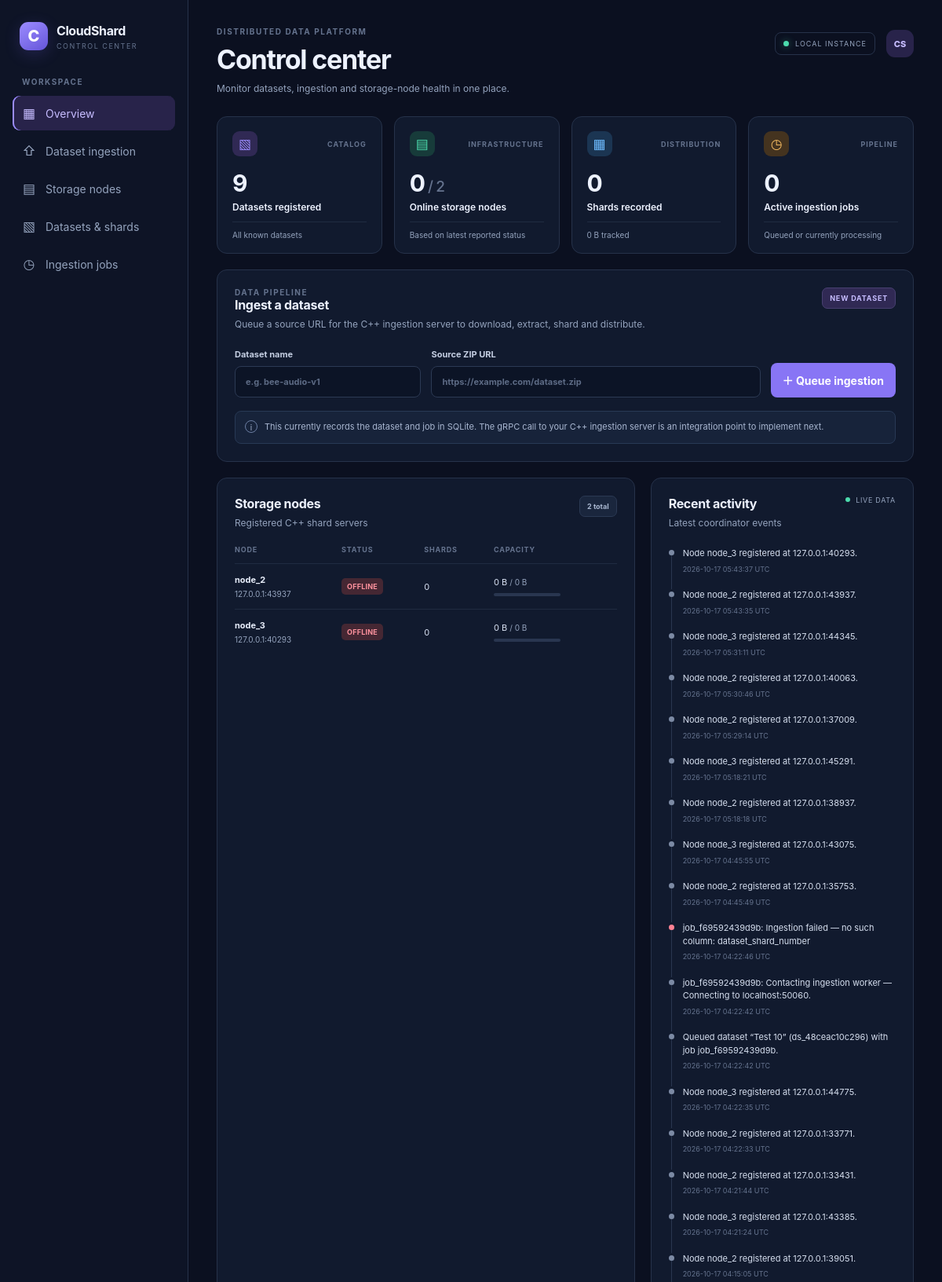
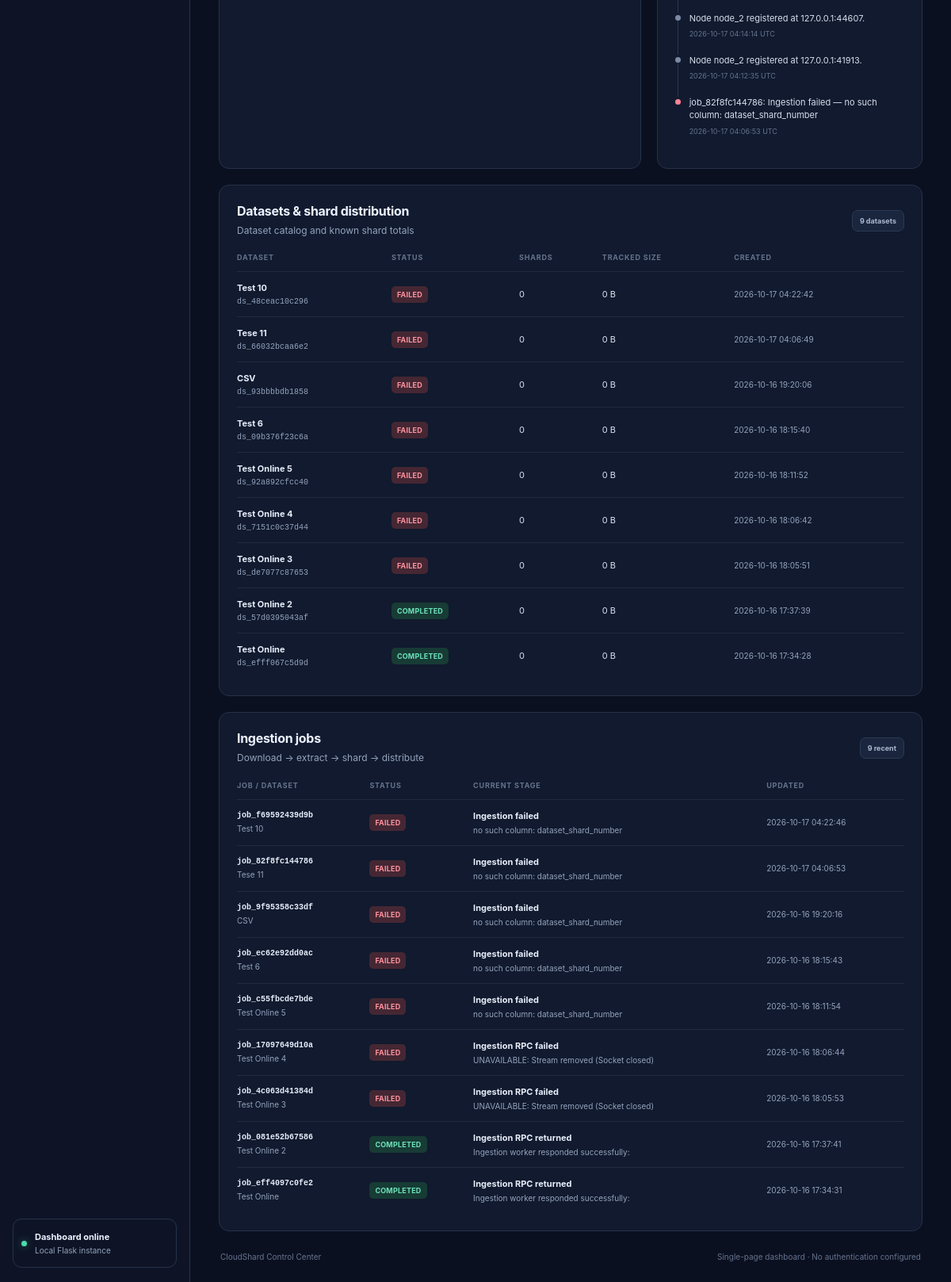
The page / on the database its author committed (2 pictures, top to bottom).
### tables this page shows
CREATE TABLE nodes (
                node_id TEXT PRIMARY KEY,
                endpoint TEXT NOT NULL,
                status TEXT NOT NULL DEFAULT 'UNKNOWN',
                used_bytes INTEGER NOT NULL DEFAULT 0,
                total_bytes INTEGER NOT NULL DEFAULT 0,
                last_heartbeat TEXT
            );

CREATE TABLE activity (
                id INTEGER PRIMARY KEY AUTOINCREMENT,
                level TEXT NOT NULL DEFAULT 'info',
                message TEXT NOT NULL,
                created_at TEXT NOT NULL
            );

CREATE TABLE datasets (
                dataset_id TEXT PRIMARY KEY,
                name TEXT NOT NULL,
                source_url TEXT NOT NULL,
                status TEXT NOT NULL DEFAULT 'QUEUED',
                created_at TEXT NOT NULL
            );

CREATE TABLE jobs (
                job_id TEXT PRIMARY KEY,
                dataset_id TEXT NOT NULL,
                status TEXT NOT NULL DEFAULT 'QUEUED',
                stage TEXT NOT NULL DEFAULT 'Waiting for ingestion worker',
                message TEXT NOT NULL DEFAULT '',
                created_at TEXT NOT NULL,
                updated_at TEXT NOT NULL,
                FOREIGN KEY(dataset_id) REFERENCES datasets(dataset_id)
            );

### src/python/app.py (the view, shortened to what this page needs)
@app.route("/", methods=["GET", "POST"])
def dashboard():
    data = dashboard_data()
    return render_template(
        "index.html",
        stats=data["stats"],
        datasets=data["datasets"],
        nodes=data["nodes"],
        jobs=data["jobs"],
        activity=data["activity"],
        online_nodes=get_online_nodes(),
    )

### src/python/app.py (called while the page is built)
def utc_now() -> str:
    return datetime.now(timezone.utc).isoformat(timespec="seconds")

def connect_db() -> sqlite3.Connection:
    connection = sqlite3.connect(DB_PATH, timeout=10)
    connection.row_factory = sqlite3.Row
    connection.execute("PRAGMA foreign_keys = ON")
    connection.execute("PRAGMA busy_timeout = 10000")
    return connection

def bytes_label(value: int | None) -> str:
    value = int(value or 0)
    units = ("B", "KB", "MB", "GB", "TB")
    size = float(value)
    for unit in units:
        if size < 1024 or unit == units[-1]:
            return f"{size:.1f} {unit}" if unit != "B" else f"{int(size)} B"
        size /= 1024
    return f"{size:.1f} TB"

def get_online_nodes():
    with connect_db() as db:
        rows = db.execute("SELECT node_id, endpoint, last_heartbeat FROM nodes").fetchall()
    now = datetime.now(timezone.utc)
    online = []
    for row in rows:
        fresh = False
        if row["last_heartbeat"]:
            try:
                last = datetime.fromisoformat(row["last_heartbeat"])
                if last.tzinfo is None:
                    last = last.replace(tzinfo=timezone.utc)
                fresh = (now - last).total_seconds() <= HEARTBEAT_TIMEOUT_SECONDS
            except ValueError:
                pass
        if fresh:
            online.append({"node_id": row["node_id"], "endpoint": row["endpoint"]})
    return online

### src/python/templates/index.html (shortened to what this page needs)
<!doctype html>
<html lang="en">
<head>
  <link rel="stylesheet" href="{{ url_for('static', filename='style.css') }}">
</head>
<body>
  <div class="app-shell">
    <aside class="sidebar">
      <a class="brand" href="{{ url_for('dashboard') }}">
        <span class="brand-mark">C</span>
        <span><strong>CloudShard</strong><small>CONTROL CENTER</small></span>
      </a>
      <div class="nav-label">WORKSPACE</div>
      <a class="nav-item active" href="#overview"><span>▦</span> Overview</a>
      <a class="nav-item" href="#ingestion"><span>⇧</span> Dataset ingestion</a>
      <a class="nav-item" href="#nodes"><span>▤</span> Storage nodes</a>
      <a class="nav-item" href="#datasets"><span>▧</span> Datasets & shards</a>
      <a class="nav-item" href="#jobs"><span>◷</span> Ingestion jobs</a>
      <div class="sidebar-bottom">
        <div class="connection-dot"></div>
        <div><strong>Dashboard online</strong><small>Local Flask instance</small></div>
      </div>
    </aside>
    <main class="main-content">
      <header class="topbar">
        <div>
          <div class="eyebrow">DISTRIBUTED DATA PLATFORM</div>
          <h1>Control center</h1>
          <p class="subtitle">Monitor datasets, ingestion and storage-node health in one place.</p>
        </div>
        <div class="topbar-right">
          <span class="environment"><span class="green-dot"></span> LOCAL INSTANCE</span>
          <div class="avatar">CS</div>
        </div>
      </header>
      <section id="overview" class="stats-grid">
        <article class="stat-card">
          <div class="stat-top"><span class="stat-icon violet">▧</span><span class="stat-caption">CATALOG</span></div>
          <div class="stat-value">{{ stats.datasets }}</div>
          <div class="stat-label">Datasets registered</div>
          <div class="stat-foot">All known datasets</div>
        </article>
        <article class="stat-card">
          <div class="stat-top"><span class="stat-icon green">▤</span><span class="stat-caption">INFRASTRUCTURE</span></div>
          <div class="stat-value">{{ stats.online_nodes }}<span class="stat-muted"> / {{ stats.nodes }}</span></div>
          <div class="stat-label">Online storage nodes</div>
          <div class="stat-foot">Based on latest reported status</div>
        </article>
        <article class="stat-card">
          <div class="stat-top"><span class="stat-icon blue">▦</span><span class="stat-caption">DISTRIBUTION</span></div>
          <div class="stat-value">{{ stats.shards }}</div>
          <div class="stat-label">Shards recorded</div>
          <div class="stat-foot">{{ stats.stored_bytes|bytes_label }} tracked</div>
        </article>
        <article class="stat-card">
          <div class="stat-top"><span class="stat-icon amber">◷</span><span class="stat-caption">PIPELINE</span></div>
          <div class="stat-value">{{ stats.active_jobs }}</div>
          <div class="stat-label">Active ingestion jobs</div>
          <div class="stat-foot">Queued or currently processing</div>
        </article>
      </section>
      <section id="ingestion" class="panel ingestion-panel">
        <div class="panel-heading">
          <div>
            <div class="eyebrow">DATA PIPELINE</div>
            <h2>Ingest a dataset</h2>
            <p>Queue a source URL for the C++ ingestion server to download, extract, shard and distribute.</p>
          </div>
          <span class="pill pill-violet">NEW DATASET</span>
        </div>
        <form method="post" class="ingestion-form">
          <label>
            Dataset name
            <input type="text" name="dataset_name" placeholder="e.g. bee-audio-v1" maxlength="120" required>
          </label>
          <label class="url-field">
            Source ZIP URL
            <input type="url" name="source_url" placeholder="https://example.com/dataset.zip" required>
          </label>
          <button type="submit" class="primary-button">＋ Queue ingestion</button>
        </form>
        <div class="pipeline-hint"><span class="hint-icon">i</span><span>This currently records the dataset and job in SQLite. The gRPC call to your C++ ingestion server is an integration point to implement next.</span></div>
      </section>
      <div class="content-grid">
        <section id="nodes" class="panel">
          <div class="section-heading">
            <div><h2>Storage nodes</h2><p>Registered C++ shard servers</p></div>
            <span class="count-badge">{{ stats.nodes }} total</span>
          </div>
          {% if nodes %}
            <div class="table-wrap">
              <table>
                <thead><tr><th>NODE</th><th>STATUS</th><th>SHARDS</th><th>CAPACITY</th></tr></thead>
                <tbody>
                  {% for node in nodes %}
                  <tr>
                    <td><div class="primary-cell">{{ node.node_id }}</div><div class="secondary-cell">{{ node.endpoint }}</div></td>
                    <td><span class="status status-{{ node.status|lower }}">{{ node.status }}</span></td>
                    <td>{{ node.shard_count }}</td>
                    <td><div>{{ node.used_bytes|bytes_label }} <span class="table-muted">/ {{ node.total_bytes|bytes_label }}</span></div>
                      <div class="capacity-track"><span style="width: {{ (100 * node.used_bytes / node.total_bytes if node.total_bytes else 0)|round|int }}%"></span></div>
                    </td>
                  </tr>
                  {% endfor %}
                </tbody>
              </table>
            </div>
          {% else %}
            <div class="empty-state">
              <div class="empty-icon">▤</div>
              <strong>No storage nodes registered</strong>
              <p>Nodes will appear here after your C++ servers register with the coordinator.</p>
            </div>
          {% endif %}
        </section>
        <section class="panel activity-panel">
          <div class="section-heading"><div><h2>Recent activity</h2><p>Latest coordinator events</p></div><span class="live-indicator"><span></span> LIVE DATA</span></div>
          {% if activity %}
            <div class="activity-list">
              {% for item in activity %}
              <div class="activity-item">
                <span class="activity-marker {{ item.level }}"></span>
                <div class="activity-body"><div>{{ item.message }}</div><small>{{ item.created_at|replace('T', ' ')|replace('+00:00', ' UTC') }}</small></div>
              </div>
              {% endfor %}
            </div>
          {% else %}
            <div class="empty-state compact">
              <div class="empty-icon">◷</div><strong>No activity yet</strong>
              <p>Events will show up as datasets and nodes are added.</p>
            </div>
          {% endif %}
        </section>
      </div>
      <section id="datasets" class="panel data-panel">
        <div class="section-heading">
          <div><h2>Datasets & shard distribution</h2><p>Dataset catalog and known shard totals</p></div>
          <span class="count-badge">{{ stats.datasets }} datasets</span>
        </div>
        {% if datasets %}
        <div class="table-wrap">
          <table>
            <thead><tr><th>DATASET</th><th>STATUS</th><th>SHARDS</th><th>TRACKED SIZE</th><th>CREATED</th></tr></thead>
            <tbody>
              {% for dataset in datasets %}
              <tr>
                <td><div class="primary-cell">{{ dataset.name }}</div><div class="secondary-cell mono">{{ dataset.dataset_id }}</div></td>
                <td><span class="status status-{{ dataset.status|lower }}">{{ dataset.status }}</span></td>
                <td>{{ dataset.shard_count }}</td>
                <td>{{ dataset.size_bytes|bytes_label }}</td>
                <td class="table-muted">{{ dataset.created_at[:19]|replace('T', ' ') }}</td>
              </tr>
              {% endfor %}
            </tbody>
          </table>
        </div>
        {% else %}
        <div class="empty-state">
          <div class="empty-icon">▧</div><strong>Your dataset catalog is empty</strong>
          <p>Queue a dataset above to create the first catalog entry.</p>
          <a href="#ingestion" class="text-link">Go to ingestion ↑</a>
        </div>
        {% endif %}
      </section>
      <section id="jobs" class="panel data-panel">
        <div class="section-heading">
          <div><h2>Ingestion jobs</h2><p>Download → extract → shard → distribute</p></div>
          <span class="count-badge">{{ jobs|length }} recent</span>
        </div>
        {% if jobs %}
        <div class="table-wrap">
          <table>
            <thead><tr><th>JOB / DATASET</th><th>STATUS</th><th>CURRENT STAGE</th><th>UPDATED</th></tr></thead>
            <tbody>
              {% for job in jobs %}
              <tr>
                <td><div class="primary-cell mono">{{ job.job_id }}</div><div class="secondary-cell">{{ job.dataset_name }}</div></td>
                <td><span class="status status-{{ job.status|lower }}">{{ job.status }}</span></td>
                <td><div class="primary-cell">{{ job.stage }}</div><div class="secondary-cell">{{ job.message }}</div></td>
                <td class="table-muted">{{ job.updated_at[:19]|replace('T', ' ') }}</td>
              </tr>
              {% endfor %}
            </tbody>
          </table>
        </div>
        {% else %}
        <div class="empty-state compact">
          <div class="empty-icon">◷</div><strong>No ingestion jobs</strong>
          <p>Jobs will appear here when you queue a dataset.</p>
        </div>
        {% endif %}
      </section>
      <footer><span>CloudShard Control Center</span><span>Single-page dashboard · No authentication configured</span></footer>
    </main>
  </div>
</body>
</html>

### rows shown on the page
nodes: node_id "node_2", endpoint "127.0.0.1:43937", status "OFFLINE", shard_count "0", used_bytes|bytes_label "0 B", total_bytes|bytes_label "0 B"
nodes: node_id "node_3", endpoint "127.0.0.1:40293", status "OFFLINE", shard_count "0", used_bytes|bytes_label "0 B", total_bytes|bytes_label "0 B"
activity: message "Node node_3 registered at 127.0.0.1:40293.", created_at "2026-10-17 05:43:37 UTC"
activity: message "Node node_2 registered at 127.0.0.1:43937.", created_at "2026-10-17 05:43:35 UTC"
activity: message "Node node_3 registered at 127.0.0.1:44345.", created_at "2026-10-17 05:31:11 UTC"
activity: message "Node node_2 registered at 127.0.0.1:40063.", created_at "2026-10-17 05:30:46 UTC"
activity: message "Node node_2 registered at 127.0.0.1:37009.", created_at "2026-10-17 05:29:14 UTC"
activity: message "Node node_3 registered at 127.0.0.1:45291.", created_at "2026-10-17 05:18:21 UTC"
activity: message "Node node_2 registered at 127.0.0.1:38937.", created_at "2026-10-17 05:18:18 UTC"
activity: message "Node node_3 registered at 127.0.0.1:43075.", created_at "2026-10-17 04:45:55 UTC"
activity: message "Node node_2 registered at 127.0.0.1:35753.", created_at "2026-10-17 04:45:49 UTC"
activity: message "job_f69592439d9b: Ingestion failed — no such column: dataset_shard_number", created_at "2026-10-17 04:22:46 UTC"
activity: message "job_f69592439d9b: Contacting ingestion worker — Connecting to localhost:50060.", created_at "2026-10-17 04:22:42 UTC"
activity: message "Queued dataset “Test 10” (ds_48ceac10c296) with job job_f69592439d9b.", created_at "2026-10-17 04:22:42 UTC"
activity: message "Node node_3 registered at 127.0.0.1:44775.", created_at "2026-10-17 04:22:35 UTC"
activity: message "Node node_2 registered at 127.0.0.1:33771.", created_at "2026-10-17 04:22:33 UTC"
activity: message "Node node_2 registered at 127.0.0.1:33431.", created_at "2026-10-17 04:21:44 UTC"
activity: message "Node node_3 registered at 127.0.0.1:43385.", created_at "2026-10-17 04:21:24 UTC"
activity: message "Node node_2 registered at 127.0.0.1:39051.", created_at "2026-10-17 04:15:05 UTC"
activity: message "Node node_2 registered at 127.0.0.1:44607.", created_at "2026-10-17 04:14:14 UTC"
activity: message "Node node_2 registered at 127.0.0.1:41913.", created_at "2026-10-17 04:12:35 UTC"
activity: message "job_82f8fc144786: Ingestion failed — no such column: dataset_shard_number", created_at "2026-10-17 04:06:53 UTC"
datasets: name "Test 10", dataset_id "ds_48ceac10c296", status "FAILED", shard_count "0", size_bytes|bytes_label "0 B", created_at "2026-10-17 04:22:42"
datasets: name "Tese 11", dataset_id "ds_66032bcaa6e2", status "FAILED", shard_count "0", size_bytes|bytes_label "0 B", created_at "2026-10-17 04:06:49"
datasets: name "CSV", dataset_id "ds_93bbbbdb1858", status "FAILED", shard_count "0", size_bytes|bytes_label "0 B", created_at "2026-10-16 19:20:06"
datasets: name "Test 6", dataset_id "ds_09b376f23c6a", status "FAILED", shard_count "0", size_bytes|bytes_label "0 B", created_at "2026-10-16 18:15:40"
datasets: name "Test Online 5", dataset_id "ds_92a892cfcc40", status "FAILED", shard_count "0", size_bytes|bytes_label "0 B", created_at "2026-10-16 18:11:52"
datasets: name "Test Online 4", dataset_id "ds_7151c0c37d44", status "FAILED", shard_count "0", size_bytes|bytes_label "0 B", created_at "2026-10-16 18:06:42"
datasets: name "Test Online 3", dataset_id "ds_de7077c87653", status "FAILED", shard_count "0", size_bytes|bytes_label "0 B", created_at "2026-10-16 18:05:51"
datasets: name "Test Online 2", dataset_id "ds_57d0395043af", status "COMPLETED", shard_count "0", size_bytes|bytes_label "0 B", created_at "2026-10-16 17:37:39"
datasets: name "Test Online", dataset_id "ds_efff067c5d9d", status "COMPLETED", shard_count "0", size_bytes|bytes_label "0 B", created_at "2026-10-16 17:34:28"
jobs: job_id "job_f69592439d9b", dataset_name "Test 10", status "FAILED", stage "Ingestion failed", message "no such column: dataset_shard_number", updated_at "2026-10-17 04:22:46"
jobs: job_id "job_82f8fc144786", dataset_name "Tese 11", status "FAILED", stage "Ingestion failed", message "no such column: dataset_shard_number", updated_at "2026-10-17 04:06:53"
jobs: job_id "job_9f95358c33df", dataset_name "CSV", status "FAILED", stage "Ingestion failed", message "no such column: dataset_shard_number", updated_at "2026-10-16 19:20:16"
jobs: job_id "job_ec62e92dd0ac", dataset_name "Test 6", status "FAILED", stage "Ingestion failed", message "no such column: dataset_shard_number", updated_at "2026-10-16 18:15:43"
jobs: job_id "job_c55fbcde7bde", dataset_name "Test Online 5", status "FAILED", stage "Ingestion failed", message "no such column: dataset_shard_number", updated_at "2026-10-16 18:11:54"
jobs: job_id "job_17097649d10a", dataset_name "Test Online 4", status "FAILED", stage "Ingestion RPC failed", message "UNAVAILABLE: Stream removed (Socket closed)", updated_at "2026-10-16 18:06:44"
jobs: job_id "job_4c063d41384d", dataset_name "Test Online 3", status "FAILED", stage "Ingestion RPC failed", message "UNAVAILABLE: Stream removed (Socket closed)", updated_at "2026-10-16 18:05:53"
jobs: job_id "job_081e52b67586", dataset_name "Test Online 2", status "COMPLETED", stage "Ingestion RPC returned", message "Ingestion worker responded successfully:", updated_at "2026-10-16 17:37:41"
jobs: job_id "job_eff4097c0fe2", dataset_name "Test Online", status "COMPLETED", stage "Ingestion RPC returned", message "Ingestion worker responded successfully:", updated_at "2026-10-16 17:34:31"

### other values the page prints
{{ stats.datasets }} "9"
{{ stats.online_nodes }} "0"
{{ stats.nodes }} "2"
{{ stats.shards }} "0"
{{ stats.stored_bytes|bytes_label }} "0 B"
{{ stats.active_jobs }} "0"
{{ jobs|length }} "9"
